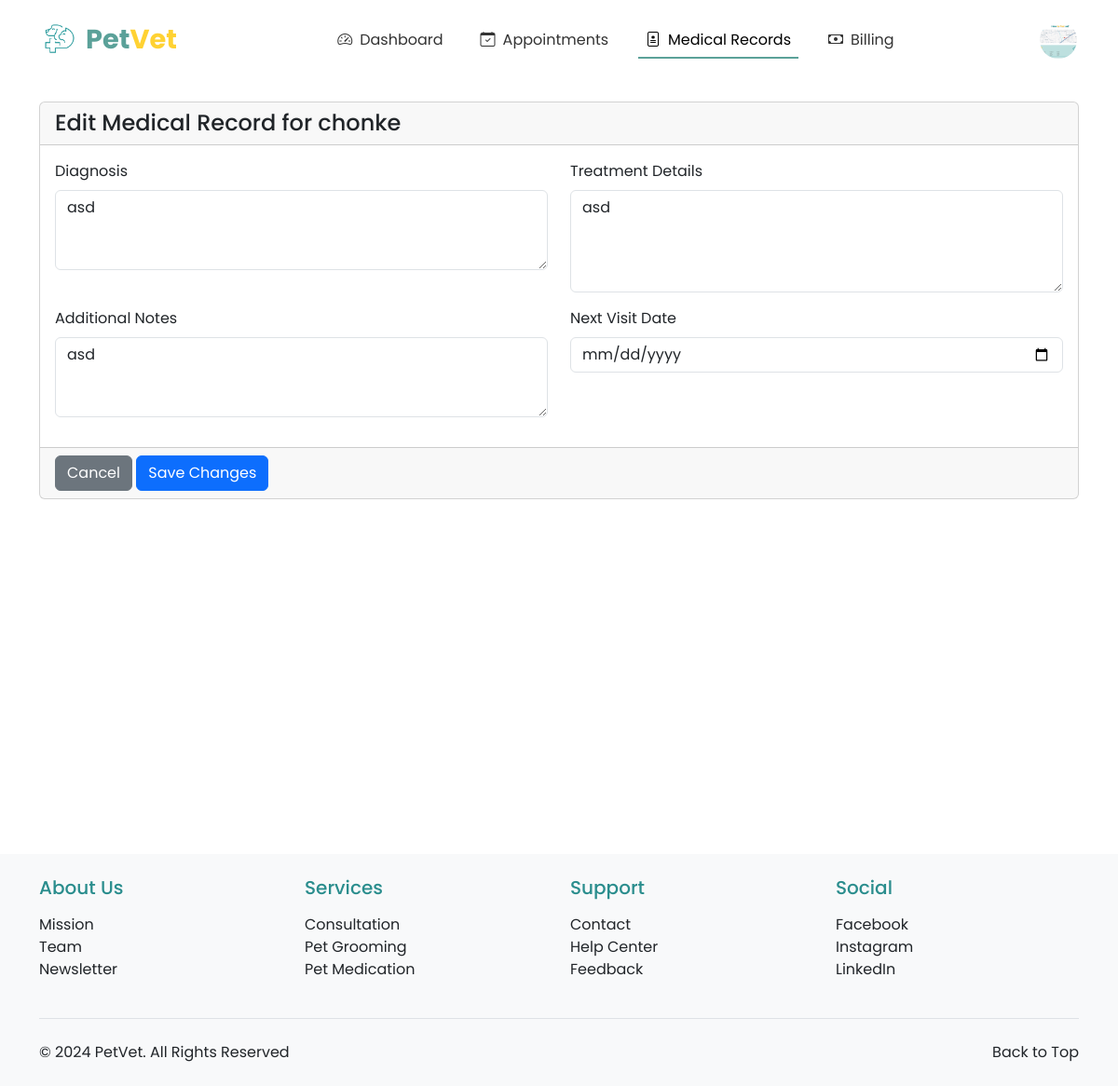
/vet/medical-record/20/edit/ (signed in), run on the app's committed database.
### registration_login/models.py (models this page shows, shortened)
class Profile(models.Model):
    PAYMENT_CHOICES = [
        ('CASH', 'Cash'),
        ('CARD', 'Credit/Debit Card'),
        ('GCASH', 'GCash'),
        ('MAYA', 'Maya'),
    ]
    ROLE_CHOICES = [
        ('OWNER', 'Pet Owner'),
        ('VET', 'Veterinarian'),
    ]
    user = models.OneToOneField(User, on_delete=models.CASCADE, primary_key=True)
    profile_picture = models.ImageField(upload_to='profile_pics/', default='profile_pics/profile.png')
    first_name = models.CharField(max_length=50)
    last_name = models.CharField(max_length=50)
    address = models.CharField(max_length=200, blank=True, null=True)
    contact_number = models.CharField(max_length=15, blank=True, null=True)
    preferred_payment = models.CharField(max_length=10, choices=PAYMENT_CHOICES, default='CASH')
    card_number = models.CharField(max_length=16, blank=True, null=True)
    card_expiry = models.CharField(max_length=5, blank=True, null=True)
    ewallet_number = models.CharField(max_length=15, blank=True, null=True)
    role = models.CharField(max_length=10, choices=ROLE_CHOICES, default='OWNER')
    phone_number = models.CharField(max_length=20, null=True, blank=True)
    created_at = models.DateTimeField(auto_now_add=True)
    updated_at = models.DateTimeField(auto_now=True)

### pet_registration/models.py (models this page shows, shortened)
class Pet(models.Model):
    owner = models.ForeignKey(User, on_delete=models.CASCADE, related_name='pets')
    pet_id = models.CharField(max_length=20, unique=True)
    pet_name = models.CharField(max_length=50)
    breed = models.CharField(max_length=50)
    species = models.CharField(max_length=50)
    sex = models.CharField(max_length=10, choices=[('Male', 'Male'), ('Female', 'Female'), ('Unknown', 'Unknown')])
    weight = models.DecimalField(max_digits=5, decimal_places=2)
    birthday = models.DateField()
    pet_description = models.TextField(blank=True, null=True)
    image_url = models.ImageField(upload_to='pet_images/', blank=True, null=True)
    primary_veterinarian = models.ForeignKey('veterinarians.VeterinarianProfile',
        on_delete=models.SET_NULL,
        null=True,
        blank=True,
        related_name='primary_pets'
    )

### veterinarians/models.py (models this page shows, shortened)
class MedicalRecord(models.Model):
    pet = models.ForeignKey(Pet, on_delete=models.CASCADE, related_name='medical_records')
    veterinarian = models.ForeignKey(VeterinarianProfile, on_delete=models.CASCADE)
    date = models.DateTimeField(auto_now_add=True)
    diagnosis = models.TextField()
    treatment = models.ForeignKey(Treatment, on_delete=models.SET_NULL, null=True, blank=True)
    notes = models.TextField(blank=True)
    next_visit_date = models.DateField(null=True, blank=True)

### treatments/models.py (models this page shows, shortened)
class Treatment(models.Model):
    STATUS_CHOICES = [
        ('SCHEDULED', 'Scheduled'),
        ('IN_PROGRESS', 'In Progress'),
        ('COMPLETED', 'Completed'),
        ('CANCELLED', 'Cancelled')
    ]
    TREATMENT_TYPE_CHOICES = [
        ('CHECKUP', 'Regular Checkup'),
        ('MEDICATION', 'Medication'),
        ('PROCEDURE', 'Procedure'),
        ('EMERGENCY', 'Emergency Visit')
    ]
    pet = models.ForeignKey(Pet, on_delete=models.CASCADE, related_name='treatments')
    veterinarian = models.ForeignKey(Profile, on_delete=models.CASCADE, limit_choices_to={'is_vet': True})
    treatment_type = models.CharField(max_length=20, choices=TREATMENT_TYPE_CHOICES, default='CHECKUP')
    medication = models.ForeignKey(Medication, on_delete=models.SET_NULL, null=True, blank=True)
    procedure = models.ForeignKey(Procedure, on_delete=models.SET_NULL, null=True, blank=True)
    status = models.CharField(max_length=20, choices=STATUS_CHOICES, default='SCHEDULED')
    scheduled_date = models.DateTimeField()
    completed_date = models.DateTimeField(null=True, blank=True)
    symptoms = models.TextField(blank=True, help_text="Symptoms observed during visit")
    diagnosis = models.TextField(blank=True, help_text="Veterinary diagnosis")
    treatment_plan = models.TextField(blank=True, help_text="Detailed treatment plan")
    recommendations = models.TextField(blank=True, help_text="Additional recommendations for pet care")
    next_visit = models.DateTimeField(null=True, blank=True, help_text="Recommended date for next visit")
    dosage = models.CharField(max_length=100, blank=True)
    frequency = models.CharField(max_length=100, blank=True)
    duration = models.CharField(max_length=100, blank=True)
    procedure_notes = models.TextField(blank=True)
    complications = models.TextField(blank=True)
    progress_notes = models.TextField(blank=True, help_text="Notes on treatment progress")
    owner_notes = models.TextField(blank=True, help_text="Notes from pet owner")
    created_at = models.DateTimeField(auto_now_add=True)
    updated_at = models.DateTimeField(auto_now=True)

class Medication(models.Model):
    name = models.CharField(max_length=100)
    description = models.TextField()
    dosage_instructions = models.TextField()
    side_effects = models.TextField(blank=True)
    precautions = models.TextField(blank=True)
    created_at = models.DateTimeField(auto_now_add=True)
    updated_at = models.DateTimeField(auto_now=True)

### veterinarians/views.py (the view, shortened to what this page needs)
# urls.py: path('medical-record/<int:record_id>/edit/', views.edit_medical_record, name='edit_medical_record'),
@login_required
@user_passes_test(is_veterinarian)
def edit_medical_record(request, record_id):
    vet_profile = get_object_or_404(VeterinarianProfile, profile=request.user.profile)
    record = get_object_or_404(MedicalRecord, id=record_id, veterinarian=vet_profile)
    treatments = Treatment.objects.all()
    context = {
        'record': record,
        'pet': record.pet,
        'treatments': treatments
    }
    return render(request, 'veterinarians/edit_medical_record.html', context)

### veterinarians/views.py (called while the page is built)
def is_veterinarian(user):
    return user.profile.role == 'VET'

### veterinarians/templates/veterinarians/edit_medical_record.html (shortened to what this page needs)
{% extends 'base.html' %}
{% load crispy_forms_tags %}
{% block nav_medical_records %}active{% endblock %}
{% block content %}
<div class="container mt-4">
    <div class="row">
        <div class="col-md-12">
            <div class="card">
                <div class="card-header">
                    <h4 class="card-title mb-0">Edit Medical Record for {{ pet.pet_name }}</h4>
                </div>
                <form method="post">
                    <div class="card-body">
                        <div class="row">
                            <div class="col-md-6">
                                <div class="form-group mb-3">
                                    <label for="diagnosis" class="form-label">Diagnosis</label>
                                    <textarea class="form-control" id="diagnosis" name="diagnosis" rows="3">{{ record.diagnosis }}</textarea>
                                </div>
                            </div>
                            <div class="col-md-6">
                                <div class="form-group mb-3">
                                    <label for="treatment" class="form-label">Treatment Details</label>
                                    <textarea class="form-control" id="treatment" name="treatment" rows="4" placeholder="Describe the treatment provided">{% if record.treatment and record.treatment.medication %}{{ record.treatment.medication.name }}{% endif %}</textarea>
                                </div>
                            </div>
                        </div>
                        <div class="row">
                            <div class="col-md-6">
                                <div class="form-group mb-3">
                                    <label for="notes" class="form-label">Additional Notes</label>
                                    <textarea class="form-control" id="notes" name="notes" rows="3">{{ record.notes }}</textarea>
                                </div>
                            </div>
                            <div class="col-md-6">
                                <div class="form-group mb-3">
                                    <label for="next_visit_date" class="form-label">Next Visit Date</label>
                                    <input type="date" class="form-control" id="next_visit_date" name="next_visit_date"
                                           value="{{ record.next_visit_date|date:'Y-m-d' }}">
                                </div>
                            </div>
                        </div>
                    </div>
                    <div class="card-footer">
                        <a href="{% url 'veterinarians:medical_record_detail' record_id=record.id %}" class="btn btn-secondary">
                            Cancel
                        </a>
                        <button type="submit" class="btn btn-primary">
                            Save Changes
                        </button>
                    </div>
                </form>
            </div>
        </div>
    </div>
</div>
{% endblock %}

### appointments/templates/base.html (shortened to what this page needs)
<!DOCTYPE html>
<html lang="en">
<head>
    {% load static %}
    <link href="https://cdn.jsdelivr.net/npm/bootstrap@5.3.0/dist/css/bootstrap.min.css" rel="stylesheet">
    <link rel="stylesheet" href="https://cdn.jsdelivr.net/npm/bootstrap-icons@1.11.2/font/bootstrap-icons.css">
</head>
<body>
    <nav class="navbar navbar-expand-lg navbar-light bg-white">
        <div class="container-fluid">
            <a class="navbar-brand d-flex align-items-center" href="{% url 'homepage:index' %}">
                <img src="{% static 'images/toplogo.png' %}" alt="PetVet Logo" class="me-2">
                <span class="logo-text">
                    <span class="logo-text-pet">Pet</span><span class="logo-text-vet">Vet</span>
                </span>
            </a>
            <div class="collapse navbar-collapse justify-content-center" id="navbarNav">
                <ul class="navbar-nav">
                    {% if user.is_authenticated %}
                        {% if user.profile.role == 'VET' %}
                            <li class="nav-item">
                                <a class="nav-link {% block nav_dashboard %}{% endblock %}" href="{% url 'veterinarians:dashboard' %}">
                                    <i class="bi bi-speedometer2 nav-icon"></i>Dashboard
                                </a>
                            </li>
                            <li class="nav-item">
                                <a class="nav-link {% block nav_appointments %}{% endblock %}" href="{% url 'veterinarians:appointment_list' %}">
                                    <i class="bi bi-calendar-check nav-icon"></i>Appointments
                                </a>
                            </li>
                            <li class="nav-item">
                                <a class="nav-link {% block nav_medical_records %}{% endblock %}" href="{% url 'veterinarians:medical_records_list' %}">
                                    <i class="bi bi-file-medical nav-icon"></i>Medical Records
                                </a>
                            </li>
                            <li class="nav-item">
                                <a class="nav-link {% block nav_billing %}{% endblock %}" href="{% url 'veterinarians:billing_management' %}">
                                    <i class="bi bi-cash nav-icon"></i>Billing
                                </a>
                            </li>
                        {% endif %}
                    {% endif %}
                </ul>
            </div>
            <div class="d-flex align-items-center">
                {% if user.is_authenticated %}
                    <div class="dropdown">
                        <img src="{{ user.profile.profile_picture.url }}" alt="Profile" class="profile-image" role="button" data-bs-toggle="dropdown" aria-expanded="false">
                    </div>
                {% else %}
                    <a href="{% url 'registration_login:my_login' %}" class="btn btn-auth-primary me-2">Login</a>
                    <a href="{% url 'registration_login:register' %}" class="btn btn-auth-outline">Register</a>
                {% endif %}
            </div>
        </div>
    </nav>
    <main>
        {% block content %}{% endblock %}
    </main>
    <footer class="bg-light py-4">
        <div class="container">
            <div class="row g-4">
                <div class="col-lg-3 col-md-6">
                    <h5 class="mb-3" style="color: #2A8D8D;">About Us</h5>
                    <ul class="list-unstyled">
                        <li><a href="{% url 'homepage:about_us' %}#mission" class="text-decoration-none text-dark">Mission</a></li>
                        <li><a href="{% url 'homepage:about_us' %}#team" class="text-decoration-none text-dark">Team</a></li>
                        <li><a href="{% url 'homepage:about_us' %}#newsletter" class="text-decoration-none text-dark">Newsletter</a></li>
                    </ul>
                </div>
                <div class="col-lg-3 col-md-6">
                    <h5 class="mb-3" style="color: #2A8D8D;">Services</h5>
                    <ul class="list-unstyled">
                        <li><a href="{% url 'homepage:index' %}#services" class="text-decoration-none text-dark">Consultation</a></li>
                        <li><a href="{% url 'homepage:index' %}#services" class="text-decoration-none text-dark">Pet Grooming</a></li>
                        <li><a href="{% url 'homepage:index' %}#services" class="text-decoration-none text-dark">Pet Medication</a></li>
                    </ul>
                </div>
                <div class="col-lg-3 col-md-6">
                    <h5 class="mb-3" style="color: #2A8D8D;">Support</h5>
                    <ul class="list-unstyled">
                        <li><a href="{% url 'homepage:about_us' %}#contact" class="text-decoration-none text-dark">Contact</a></li>
                        <li><a href="{% url 'homepage:about_us' %}#help" class="text-decoration-none text-dark">Help Center</a></li>
                        <li><a href="{% url 'homepage:about_us' %}#feedback" class="text-decoration-none text-dark">Feedback</a></li>
                    </ul>
                </div>
                <div class="col-lg-3 col-md-6">
                    <h5 class="mb-3" style="color: #2A8D8D;">Social</h5>
                    <ul class="list-unstyled">
                        <li><a href="https://facebook.com" target="_blank" class="text-decoration-none text-dark">Facebook</a></li>
                        <li><a href="https://instagram.com" target="_blank" class="text-decoration-none text-dark">Instagram</a></li>
                        <li><a href="https://linkedin.com" target="_blank" class="text-decoration-none text-dark">LinkedIn</a></li>
                    </ul>
                </div>
            </div>
            <div class="border-top mt-4 pt-4">
                <div class="container px-0">
                    <div class="row">
                        <div class="col-md">
                            <p class="mb-0 text-dark">&copy; 2024 PetVet. All Rights Reserved</p>
                        </div>
                        <div class="col-md text-md-end">
                            <a href="#" class="text-decoration-none text-dark" id="back-to-top">Back to Top</a>
                        </div>
                    </div>
                </div>
            </div>
        </div>
    </footer>
</body>
</html>

### appointments/templates/base.html (style rules this page uses)
:root { --primary-color: #5BA199; --secondary-color: #FFD233; --light-cream: #FFF9EA; }
body { font-family: 'Poppins', sans-serif; min-height: 100vh; display: flex; flex-direction: column; }
main { min-height: 100vh; }
footer { margin-top: 2rem; }
.navbar { padding: 1rem 2rem; }
.navbar-brand img { height: 40px; }
.nav-link { color: #333; position: relative; padding: 0.5rem 1.5rem; margin: 0 0.5rem; }
.nav-link.active { color: var(--primary-color); }
.nav-link.active::after { content: ''; position: absolute; bottom: 0; left: 0; width: 100%; height: 2px; background-color: var(--primary-color); }
.navbar-nav { gap: 0.5rem; }
.profile-image { width: 40px; height: 40px; border-radius: 50%; object-fit: cover; cursor: pointer; }
.logo-text { font-size: 1.8rem; font-weight: 700; }
.logo-text-pet { color: var(--primary-color); }
.logo-text-vet { color: var(--secondary-color); }
.nav-icon { margin-right: 0.5rem; }

### data on the page
Pet: pet_name "chonke"
MedicalRecord: diagnosis "asd", treatment "asd", notes "asd"
